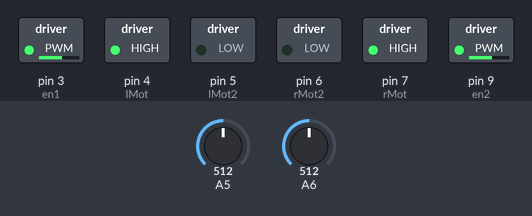
Bench run of a sketch on a simulated Arduino Nano, built with avr-gcc and run on an emulated ATmega328P. Parts: switched loads named in the sketch (green lamp = pin HIGH). The inputs (shaded band) are chosen by the test bench; at power-on: A5 = 512, A6 = 512. What the sketch prints to the serial monitor is not drawn.

Above: at 3.8 s.
3.9 s: A5 set to 763
5.4 s: A5 set to 797
At 5.7 s:
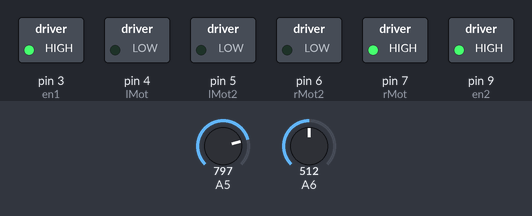
6.9 s: A6 set to 766
8.4 s: A6 set to 795
At 9.2 s:
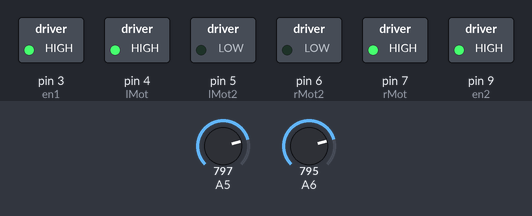
9.9 s: A5 set to 770
At 10.7 s:
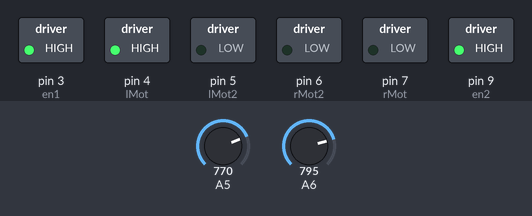
11.4 s: A5 set to 790
At 12.8 s:
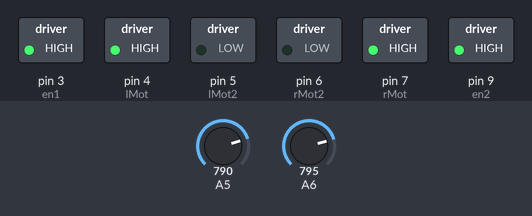
Timing chart, 0 to 13.9 s (numbered marks = the images above; inputs shaded):
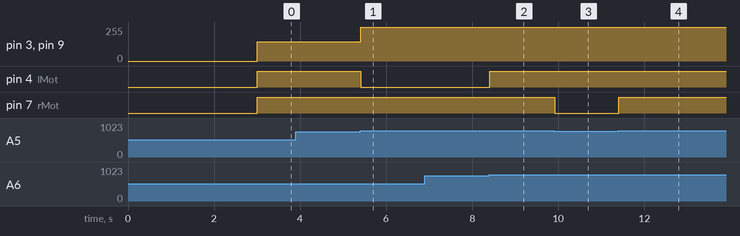

The sketch:

LineFollowCPTFinal.ino
```cpp
/*
  Line Following Robot CPT
  Name: Vaibhav Gopalakrishnan
  Date: Tuesday, Oct 27, 2020
  Description: A program which allows a robot to follow a black line around a course.
  The program does this by constantly checking sensor inputs and powering its corresponding motors to achieve turns and forward motion.
*/
const int rMot = 7;
const int rMot2 = 6;
const int lMot = 4;
const int lMot2 = 5;
const int en1 = 3;
const int en2 = 9;
int rEye, lEye;
bool startUp = true;

void setup() {
  // initialize digital pins for motors as an output and start serial monitor
  Serial.begin(19200);
  pinMode(rMot, OUTPUT);
  pinMode(rMot2, OUTPUT);
  pinMode(lMot, OUTPUT);
  pinMode(lMot2, OUTPUT);
  pinMode(en1, OUTPUT);
  pinMode(en2, OUTPUT);
}

void loop() {
  //adds a 3 second start up delay so you can set up first
  if (startUp) {
    delay(3000);
    startUp = false;
  }
  //Reads the sensor inputs and prints them
  rEye = analogRead(A6);
  lEye = analogRead(A5);
  Serial.println(rEye);
  Serial.println(lEye);

  //ROBOT MOVEMENT AND SENSOR DESCISIONS
  if (rEye >= 780 && lEye >= 780) {
    //If the left sensor detects and the right sensor detects, then increase speed for both motors and hold it for 1/10th of a second to get over a ramp
    analogWrite(en1, 255);
    analogWrite(en2, 255);
    digitalWrite(rMot, HIGH);
    digitalWrite(rMot2, LOW);
    digitalWrite(lMot, HIGH);
    digitalWrite(lMot2, LOW);
    delay(100);
  } else if (rEye >= 780 && lEye < 780) {
    //if the right eye detects black, increase speed in left motor and run it while stopping the right motor
    analogWrite(en1, 255);
    analogWrite(en2, 255);
    digitalWrite(lMot, HIGH);
    digitalWrite(lMot2, LOW);
    digitalWrite(rMot, LOW);
    digitalWrite(rMot2, LOW);
  } else if (lEye >= 780 && rEye < 780) {
    //if the left eye detects black, increase speed in right motor and run it while stopping the left motor
    analogWrite(en1, 255);
    analogWrite(en2, 255);
    digitalWrite(lMot, LOW);
    digitalWrite(lMot2, LOW);
    digitalWrite(rMot, HIGH);
    digitalWrite(rMot2, LOW);
  } else{
    //decrease speed and run both motors when both sensors detect nothing
    analogWrite(en1, 145);
    analogWrite(en2, 145);
    digitalWrite(rMot, HIGH);
    digitalWrite(rMot2, LOW);
    digitalWrite(lMot, HIGH);
    digitalWrite(lMot2, LOW);
  }
}
```

Measured:
- the behaviour switches between 779 and 780 on A5 (found by bisection; images 0 and 1)
- the behaviour switches between 779 and 780 on A6 (found by bisection; images 1 and 2)
- after the input at 5.4 s, pin 3 (en1), pin 9 (en2): 145/255 → 255/255 at once; pin 4 (lMot): HIGH → LOW at once
- after the input at 8.4 s, pin 4 (lMot): LOW → HIGH at once
- after the input at 9.9 s, pin 7 (rMot): HIGH → LOW at once
- after the input at 11.4 s, pin 7 (rMot): LOW → HIGH at once
